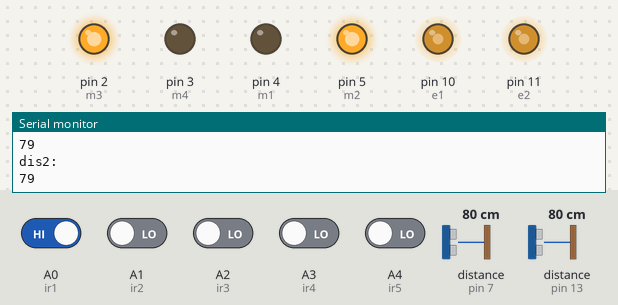
A sketch run on a simulated Arduino Uno, built with avr-gcc and run on an emulated ATmega328P. Parts: output pins drawn as LEDs (lit = HIGH), the last lines printed to the serial monitor. Wiring (inferred from the names in the program): 2 × ultrasonic range finder: trigger pin 8, echo pin 7 / trigger pin 12, echo pin 13. Inputs (shaded band) come from the test bench; at power-on: A0 (ir1) HIGH, A1 (ir2), A2 (ir3), A3 (ir4), A4 (ir5) LOW, distance to the obstacle (sensors on pin 7, pin 13) 80 cm. The echo pulse lasts 58.3 µs per cm; pins used as bus, display or sensor lines are not drawn.

Above: at 1.2 s.
1.3 s: distance to the obstacle (sensor on pin 7) set to 2 cm
4.3 s: A0 (ir1) driven LOW
At 5.0 s:
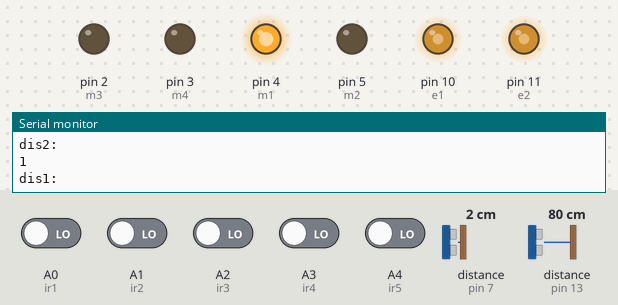
5.8 s: distance to the obstacle (sensor on pin 13) set to 5 cm
7.3 s: distance to the obstacle (sensor on pin 13) set to 2 cm
8.8 s: A1 (ir2) driven HIGH
At 9.7 s:
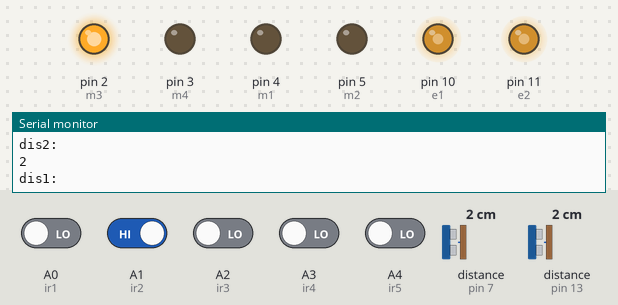
10.3 s: A1 (ir2) driven LOW
At 11.6 s:
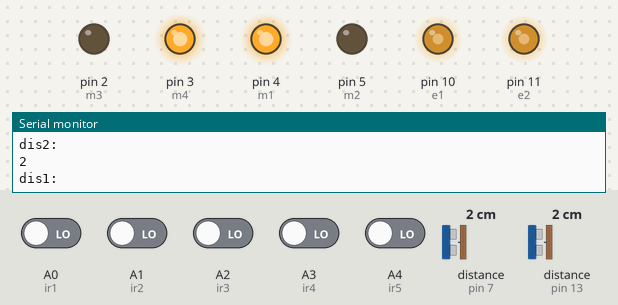
Timing chart, 0 to 12.8 s (numbered marks = the images above; inputs shaded):
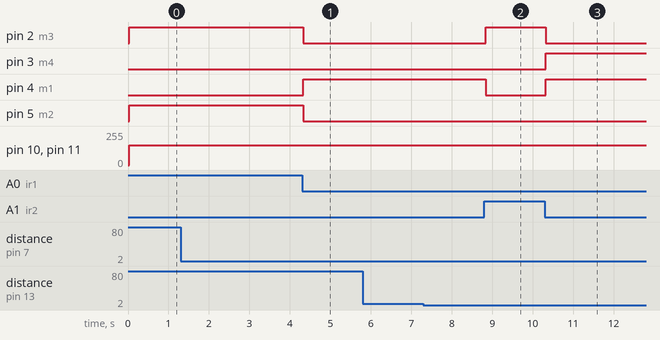

The sketch:

path_following_bot.ino
```cpp
#define trig1 12
#define echo1 13

#define trig2 8
#define echo2 7

#define m1 4
#define m2 5
#define m3 2
#define m4 3
#define e1 10
#define e2 11

unsigned int dur1 = 0;
unsigned int dis1 = 0;

unsigned int dur2 = 0;
unsigned int dis2 = 0;

#define ir1 A0
#define ir2 A1
#define ir3 A2
#define ir4 A3
#define ir5 A4

void setup() {
  pinMode(trig1 , OUTPUT);
  pinMode(echo1 , INPUT);

  pinMode(trig2 , OUTPUT);
  pinMode(echo2 , INPUT);

  pinMode(m1 , OUTPUT);
  pinMode(m2 , OUTPUT);
  pinMode(m3 , OUTPUT);
  pinMode(m4 , OUTPUT);
  pinMode(e1, OUTPUT);
  pinMode(e2, OUTPUT);

  Serial.begin(9600);

  pinMode(ir1, INPUT);
  pinMode(ir2, INPUT);
  pinMode(ir3, INPUT);
  pinMode(ir4, INPUT);
  pinMode(ir5, INPUT);
}

void loop() {

  int s1 = digitalRead(ir1);
  int s2 = digitalRead(ir2);
  int s3 = digitalRead(ir3);
  int s4 = digitalRead(ir4);
  int s5 = digitalRead(ir5);

  digitalWrite(trig1 , HIGH);
  delayMicroseconds(2);
  digitalWrite(trig1 , LOW);
  delayMicroseconds(10);

  dur1 = pulseIn(echo1 , HIGH);
  dis1 = (dur1/2) / 29.1;
  Serial.println("dis1: ");Serial.println(dis1);
  delay(10);


  digitalWrite(trig2 , HIGH);
  delayMicroseconds(2);
  digitalWrite(trig2 , LOW);
  delayMicroseconds(10);

  dur2 = pulseIn(echo2 , HIGH);
  dis2 = (dur2/2) / 29.1;
  Serial.println("dis2: ");Serial.println(dis2);
  delay(10);


  if((s1==0) && (s2==0) && (s3==0) && (s4==0) && (s5==0) && dis2<19 )
  {

  if(dis1>18&&dis2>18)
  {
    analogWrite(e1, 150);
    analogWrite(e2, 150);
    digitalWrite(m1, LOW);
    digitalWrite(m2, HIGH);
    digitalWrite(m3, HIGH);
    digitalWrite(m4, LOW);
  }

  else if(dis1>7 && dis2==7)
  {
    analogWrite(e1, 150);
    analogWrite(e2, 150);
    digitalWrite(m1 ,HIGH);
    digitalWrite(m2, LOW);
    digitalWrite(m3, HIGH);
    digitalWrite(m4, LOW);

  }
  else if( dis1>7 && dis2<7)
  {
    analogWrite(e1,150);
    analogWrite(e2,150);
    digitalWrite(m1,HIGH);
    digitalWrite(m2,LOW);
    digitalWrite(m3,LOW);
    digitalWrite(m4,LOW);
  }

   else if( dis1==dis2)
  {
    analogWrite(e1, 150);
    analogWrite(e2, 150);
    digitalWrite(m1,HIGH);
    digitalWrite(m2,LOW);
    digitalWrite(m3,LOW);
    digitalWrite(m4,HIGH);
  }

  else if( dis1>7&& dis1<15 && dis2>7 && dis2<18)
  {
    analogWrite(e1, 150);
    analogWrite(e2, 150);
    digitalWrite(m1,HIGH);
    digitalWrite(m2,LOW);
    digitalWrite(m3,LOW);
    digitalWrite(m4,HIGH);
  }


   else if( dis1>7 && dis2>7 )
  {
    analogWrite(e1, 150);
    analogWrite(e2, 150);
    digitalWrite(m1,LOW);
    digitalWrite(m2,LOW);
    digitalWrite(m3,HIGH);
    digitalWrite(m4,LOW);
  }

  else if( dis1==7)
  {
    analogWrite(e1, 150);
    analogWrite(e2, 150);
    digitalWrite(m1,HIGH);
    digitalWrite(m2,LOW);
    digitalWrite(m3,LOW);
    digitalWrite(m4,HIGH);
  }

  }


  else if((s1 == 0) && (s2 == 0) && (s3 == 1) && (s4 == 0) && (s5 == 0))
  {
    analogWrite(e1, 150);
    analogWrite(e2, 150);
    digitalWrite(m1, HIGH);
    digitalWrite(m2, LOW);
    digitalWrite(m3, HIGH);
    digitalWrite(m4, LOW);

  }


 else if((s1 == 0) && (s2 == 1) && (s3 == 0) && (s4 == 0) && (s5 == 0))
  {
    analogWrite(e1, 150);
    analogWrite(e2, 150);
    digitalWrite(m1, LOW);
    digitalWrite(m2, LOW);
    digitalWrite(m3, HIGH);
    digitalWrite(m4, LOW);
  }

  else if((s1 == 1) && (s2 == 0) && (s3 == 0) && (s4 == 0) && (s5 == 0))
  {
    analogWrite(e1, 150);
    analogWrite(e2, 150);
    digitalWrite(m1, LOW);
    digitalWrite(m2,HIGH);
    digitalWrite(m3, HIGH);
    digitalWrite(m4, LOW);
  }

  else if((s1 == 0) && (s2 == 0) && (s3 == 0) && (s4 == 1) && (s5 == 0))
  {

    analogWrite(e1, 150);
    analogWrite(e2, 150);
    digitalWrite(m1, HIGH);
    digitalWrite(m2, LOW);
    digitalWrite(m3, LOW);
    digitalWrite(m4, LOW);
  }

  else if((s1 == 0) && (s2 == 0) && (s3 == 0) && (s4 == 0) && (s5 == 1))
  {

    analogWrite(e1, 150);
    analogWrite(e2, 150);
    digitalWrite(m1, HIGH);
    digitalWrite(m2, LOW);
    digitalWrite(m3, LOW);
    digitalWrite(m4, HIGH);
  }


  else if((s1 == 0) && (s2 == 0) && (s3 == 1) && (s4 == 1) && (s5 == 0))
  {

    analogWrite(e1, 150);
    analogWrite(e2, 150);
    digitalWrite(m1, HIGH);
    digitalWrite(m2, LOW);
    digitalWrite(m3, LOW);
    digitalWrite(m4, LOW);
  }


  else if((s1 == 0) && (s2 == 1) && (s3 == 1) && (s4 == 0) && (s5 == 0))
  {

    analogWrite(e1, 150);
    analogWrite(e2, 150);
    digitalWrite(m1, LOW);
    digitalWrite(m2, LOW);
    digitalWrite(m3, HIGH);
    digitalWrite(m4, LOW);
  }


 else if((s1 == 1) && (s2 == 1) && (s3 == 1) && (s4 == 0) && (s5 == 0))
  {

    analogWrite(e1, 150);
    analogWrite(e2, 150);
    digitalWrite(m1,HIGH);
    digitalWrite(m2, LOW);
    digitalWrite(m3, HIGH);
    digitalWrite(m4, LOW);
  }


  else if((s1 == 0) && (s2 == 0) && (s3 == 1) && (s4 == 1) && (s5 == 1))
  {

    analogWrite(e1, 150);
    analogWrite(e2, 150);
    digitalWrite(m1, HIGH);
    digitalWrite(m2, LOW);
    digitalWrite(m3, LOW);
    digitalWrite(m4, HIGH);
  }

   else if((s1 == 1) && (s2 == 1) && (s3 == 1) && (s4 == 1) && (s5 == 1))
  {

    analogWrite(e1, 150);
    analogWrite(e2, 150);
    digitalWrite(m1, HIGH);
    digitalWrite(m2, LOW);
    digitalWrite(m3, LOW);
    digitalWrite(m4, HIGH);

  }
  else if((s1==0) && (s2==0) && (s3==0) && (s4==0) && (s5==0))
  {
  analogWrite(e1,150);
  analogWrite(e2,150);
  digitalWrite(m1,LOW);
  digitalWrite(m2,HIGH);
  digitalWrite(m3,HIGH);
  digitalWrite(m4,LOW);
  }

}
```

Measured:
- after the input at 4.3 s, pin 2 (m3), pin 5 (m2): HIGH → LOW at once; pin 4 (m1): LOW → HIGH at once
- after the input at 8.8 s, pin 2 (m3): LOW → HIGH at once; pin 4 (m1): HIGH → LOW at once
- after the input at 10.3 s, pin 2 (m3): HIGH → LOW at once; pin 3 (m4), pin 4 (m1): LOW → HIGH at once
